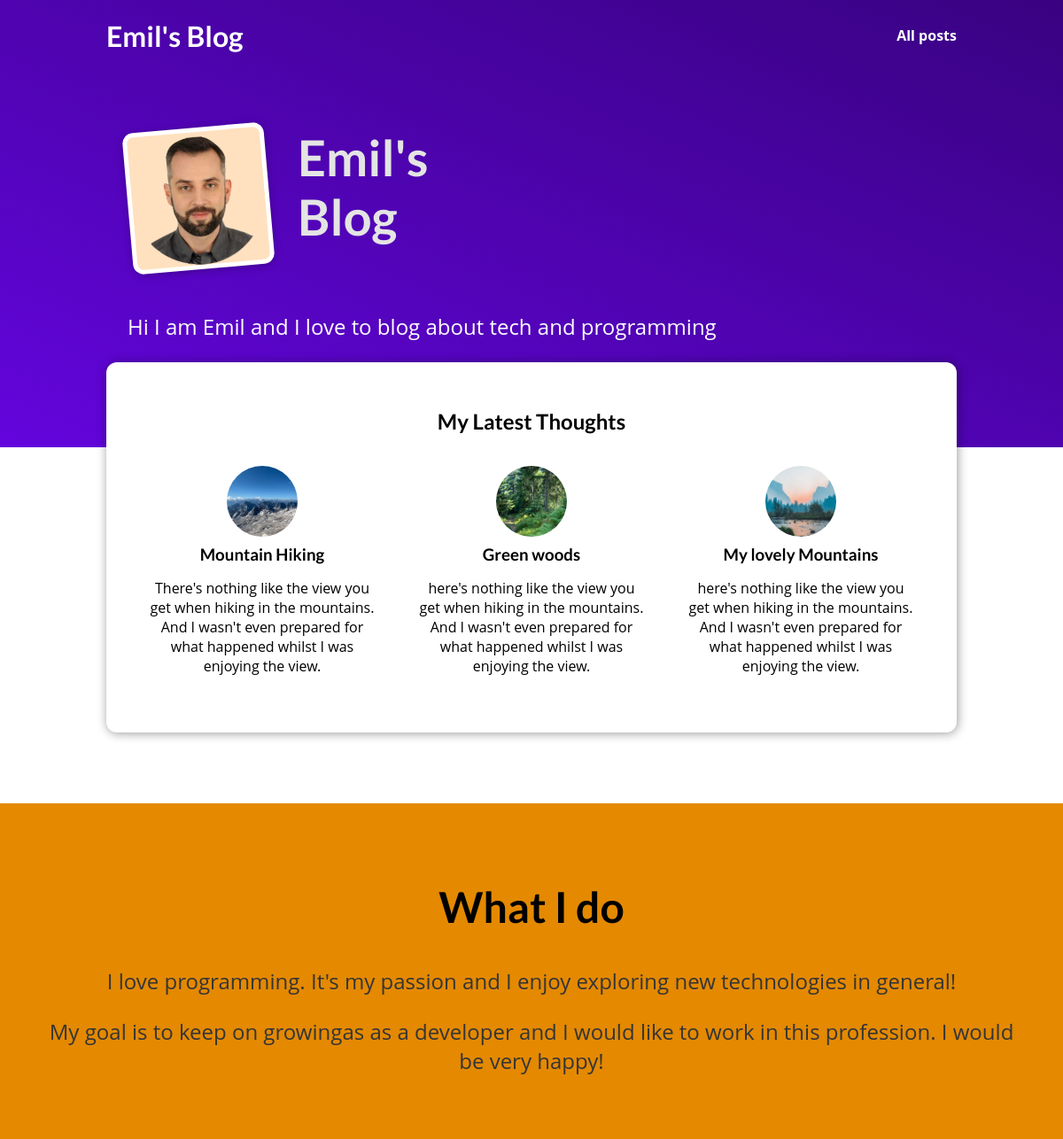
The page / on the database its author committed.
### blog/models.py (models this page shows, shortened)
class Post(models.Model):
    title = models.CharField(max_length=254)
    excerpt = models.CharField(max_length=254)
    image = models.ImageField(upload_to="posts", blank=True, null=True, default="images/bach_emil.png",)
    date = models.DateField(auto_now=True)
    slug = models.SlugField(default="", blank=True, null=False, db_index=True, unique=True)
    content = models.TextField()
    tags = models.ManyToManyField(Tag)
    author = models.ForeignKey(Author, on_delete=models.SET_NULL, null=True, related_name="posts")

### blog/views.py (the view)
# urls.py: path("", views.StartingPageView.as_view(), name="starting-page"),
class StartingPageView(ListView):
    template_name = "blog/index.html"
    model = Post
    ordering = ["-date"]
    context_object_name = "posts"
    def get_queryset(self):
        queryset =  super().get_queryset()
        data = queryset[:3]
        print(type(data))
        return data

### blog/templates/blog/index.html (shortened to what this page needs)
{% extends 'base.html' %}
{% load static %}
{% block css_files %}
    <link rel="stylesheet" href="{% static "blog/index.css" %}"/>
    <link rel="stylesheet" href="{% static "blog/post.css" %}"/>
{% endblock %}
{% block content %}
<section id="welcome">
    <header>
        <img src="{% static "blog/images/bach_emil.png" %}" alt="Emil - The Author Of This Blog"/>
        <h2>Emil's Blog</h2>
    </header>
    <p>Hi I am Emil and I love to blog about tech and programming</p>
</section>
<section id="latest-posts">
    <h2>My Latest Thoughts</h2>
    <ul>
        {% for post in posts %}
            {% include "blog/includes/post.html" %}
        {% endfor %}
    </ul>
</section>
<section id="about">
    <h2>What I do</h2>
    <p>I love programming. It's my passion and I enjoy exploring new technologies in general!</p>
    <p>My goal is to keep on growingas as a developer and I would like to work in this profession. I would be very happy!</p>
</section>
{% endblock %}

### blog/templates/blog/includes/post.html
<li>
    <article class="post">
        <a href="{% url "post-detail-page" post.slug %}">
            <img src="{{ post.image.url }}" alt="{{ post.title }}" />
            <div class="post__content">
                <h3>{{ post.title }}</h3>
                <p>{{ post.excerpt }}</p>
            </div>
        </a>
    </article>
</li>

### static/app.css (style rules this page uses)
* { box-sizing: border-box; }
html { font-family: 'Open Sans', 'Lato', sans-serif; }
body { margin: 0; }
h1, h2, h3 { font-family: 'Lato', sans-serif; font-weight: bold; }

### blog/static/blog/index.css (style rules this page uses)
#welcome { background: linear-gradient(to right top, #6305dd, #390281); padding: 6rem 12%; }
#welcome header { display: flex; align-items: flex-start; margin: 3rem auto; }
#welcome img { width: 10rem; height: 10rem; object-fit: cover; object-position: top; border: 5px solid white; border-radius: 12px; background-color: #ffe1bf; transform: rotateZ(-5deg); box-shadow: 0 2px 8px rgba(0, 0, 0, 0.25); }
#welcome h2 { font-size: 3.5rem; margin: 0 0 0 2rem; color: #e4e4e4; width: 10rem; }
#welcome p { color: white; font-size: 1.5rem; }
#latest-posts { background-color: white; padding: 2rem; border-radius: 12px; width: 60rem; margin: -6rem auto 2rem auto; box-shadow: 1px 1px 12px rgba(0, 0, 0, 0.4); }
#latest-posts h2 { text-align: center; }
#latest-posts ul { list-style: none; margin: 0; padding: 0; display: flex; gap: 1rem; }
#latest-posts li { flex: 1; }
#about { text-align: center; padding: 3rem; background-color: #e48900; margin-top: 5rem; }
#about h2 { font-size: 3rem; }
#about p { font-size: 1.5rem; color: #353535; }

### blog/static/blog/post.css (style rules this page uses)
.post { display: flex; flex-direction: column; align-items: center; text-align: center; }
.post a { text-decoration: none; color: black; transition: all 0.2s ease; padding: 1rem; }
.post img { width: 5rem; height: 5rem; object-fit: cover; border-radius: 50%; }
.post h3 { margin: 0.25rem 0; }

### rows shown on the page
Post: image (picture), title "Mountain Hiking", excerpt "There's nothing like the view you get when hiking in the mountains. And I wasn't even prepared for what happened whilst I was enjoying the view."
Post: image (picture), title "Green woods", excerpt "here's nothing like the view you get when hiking in the mountains. And I wasn't even prepared for what happened whilst I was enjoying the view."
Post: image (picture), title "My lovely Mountains", excerpt "here's nothing like the view you get when hiking in the mountains. And I wasn't even prepared for what happened whilst I was enjoying the view."
